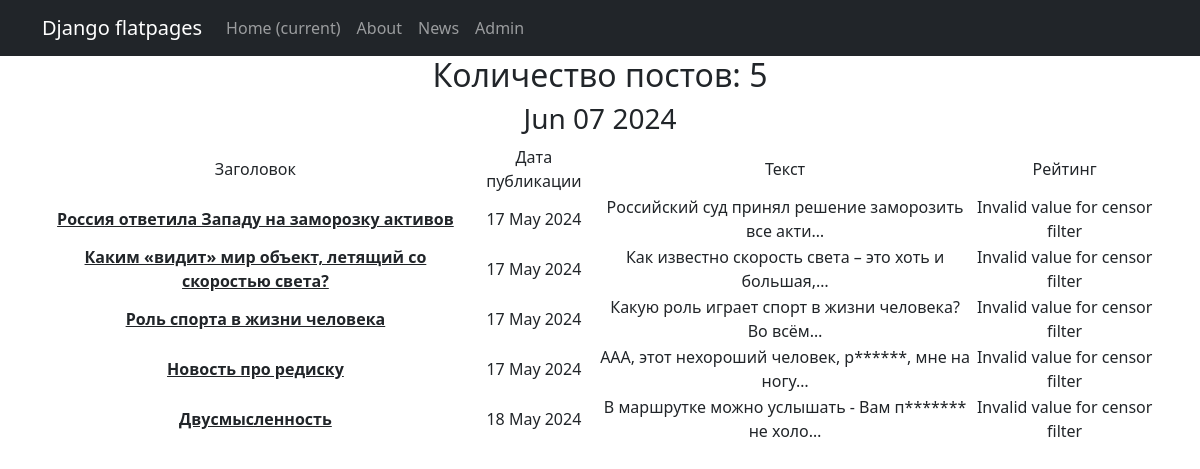
The page /news/ on the database as committed earlier.
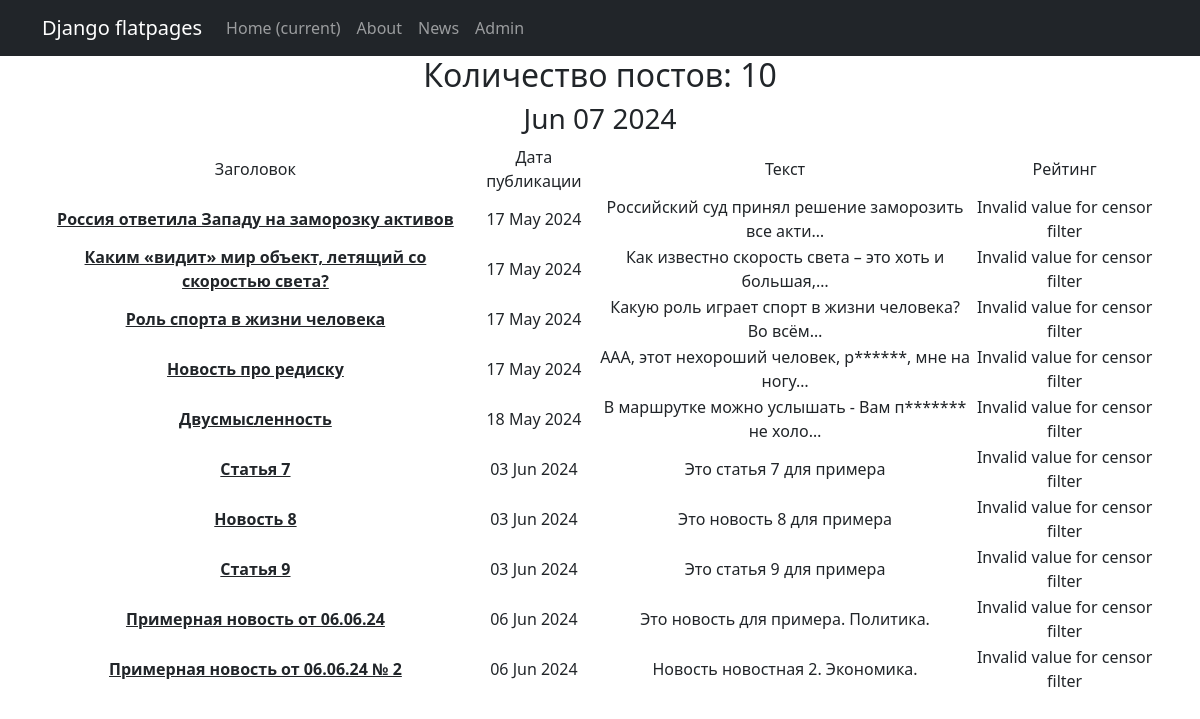
The same page on the database as committed later.
### NewsPortal_app/models.py (models this page shows, shortened)
class Post(models.Model):
    TYPE_POST = [
        ('N', "Новости"),
        ('A', "Статья")
    ]
    type_post = models.CharField(max_length=1, choices=TYPE_POST, default='A')
    time_create = models.DateTimeField(auto_now_add=True)
    post_title = models.CharField(max_length=255)
    post_content = models.TextField()
    post_rating = models.IntegerField(default=0)
    author = models.ForeignKey(Author, on_delete=models.CASCADE)
    post_category = models.ManyToManyField(Category, through='PostCategory')

### NewsPortal_app/views.py (the view)
# urls.py: path('', PostListView.as_view(), name='posts_list'),
class PostListView(ListView):
    model = Post
    ordering = 'time_create'
    template_name = 'posts.html'
    context_object_name = 'posts'
    paginate_by = 10

### NewsPortal_app/templatetags/custom_tags.py (called while the page is built)
@register.simple_tag()
def current_time(format_string='%b %d %Y'):
    return datetime.now().strftime(format_string)

### templates/posts.html (shortened to what this page needs)
{% extends 'flatpages/default.html' %}
{% load custom_filters %}
{% load custom_tags %}
{% block content%}
<h2>Количество постов: {{posts|length}}</h2>
<h3>{% current_time '%b %d %Y' %}</h3>
<table>
    <tr>
        <td>Заголовок</td>
        <td>Дата публикации</td>
        <td>Текст</td>
        <td>Рейтинг</td>
    </tr>
    {% for post in posts%}
      <tr>
        <td><a class="nav-link" href={{post.pk}}><u><b>{{post.post_title}}</u></b></a></td>
        <td>{{post.time_create|date:'d M Y'}}</td>
        <td>{{post.post_content|truncatechars:50|censor}}</td>
        <td>{{post.post_rating|censor}}</td>
      </tr>
    {% endfor%}
</table>
{% endblock content%}

### templates/flatpages/default.html (shortened to what this page needs)
<!DOCTYPE html>
<html lang="en">
    <head>
        {% load static %}
        <link href="{% static 'css\styles.css' %}" rel="stylesheet" />
    </head>
    <body>
        <nav class="navbar navbar-expand-lg navbar-dark bg-dark">
             <div class="container">
                   <a class="navbar-brand" href="#">Django flatpages</a>
                   <div class="collapse navbar-collapse" id="navbarResponsive">
                       <ul class="navbar-nav ml-auto">
                           <li class="nav-item active">
                               <a class="nav-link" href="#">Home
                                   <span class="sr-only">(current)</span>
                               </a>
                           </li>
                           <li class="nav-item">
                               <a class="nav-link" href="/about/">About</a>
                           </li>
                           <li class="nav-item">
                               <a class="nav-link" href="/news/">News</a>
                           </li>
                           <li class="nav-item">
                               <a class="nav-link" href="/admin/">Admin</a>
                           </li>
                       </ul>
                   </div>
             </div>
        </nav>
        <div class="container">
            <div class="row">
                <div class="col-lg-12 text-center">
                    {% block content %}{% endblock content %}
                </div>
            </div>
        </div>
    </body>
</html>

Rows that differ between the two databases and show on the page:
added Post: post_title "Статья 7", time_create "03 Jun 2024", post_content|censor "Это статья 7 для примера", post_rating|censor "Invalid value for censor filter"
added Post: post_title "Новость 8", time_create "03 Jun 2024", post_content|censor "Это новость 8 для примера", post_rating|censor "Invalid value for censor filter"
added Post: post_title "Статья 9", time_create "03 Jun 2024", post_content|censor "Это статья 9 для примера", post_rating|censor "Invalid value for censor filter"
added Post: post_title "Примерная новость от 06.06.24", time_create "06 Jun 2024", post_content|censor "Это новость для примера. Политика.", post_rating|censor "Invalid value for censor filter"
added Post: post_title "Примерная новость от 06.06.24 № 2", time_create "06 Jun 2024", post_content|censor "Новость новостная 2. Экономика.", post_rating|censor "Invalid value for censor filter"
Other text that changed with them:
{{ posts|length }}: "5" → "10"
